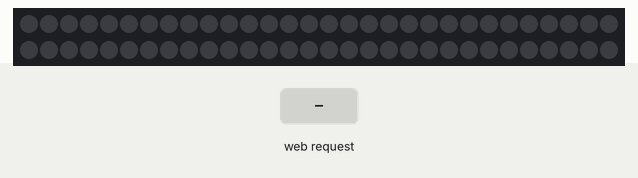
Simulated run of this program. Board: ESP32. Shown: 60 RGB LEDs in strip order, left to right, continuing on the next row. The inputs (shaded band) are chosen by the test bench. Dim RGB values are drawn brighter than linear; WiFi joins after 1.5 s; servers stay silent unless stated; storage starts empty; what the program prints to the serial monitor is not drawn.

Above: at 2.7 s.
2.8 s: HTTP request GET /update?color=120&brightness=120 received
At 3.2 s:
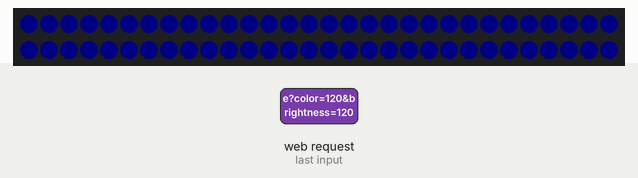
4.3 s: HTTP request GET /update received
At 5.5 s:
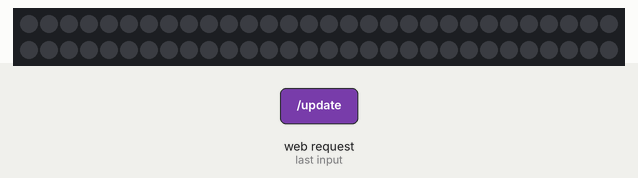
Timing chart, 0 to 7.3 s (numbered marks = the images above; inputs shaded):
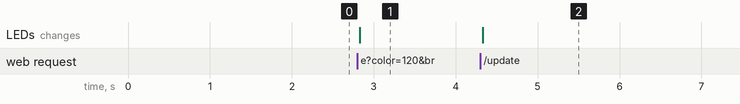

The program:

main.cpp
```cpp
#include <Arduino.h>
#include <SPIFFS.h>
#include <WiFi.h>
#include <AsyncTCP.h>
#include <ESPAsyncWebServer.h>
#include <ArduinoJson.h>
#include <Adafruit_NeoPixel.h>

#define LED_PIN 13      // SK6812 데이터 핀 연결될 ESP32 GPIO 번호
#define NUM_LEDS 60     // LED 개수 (나중에 실제 길이에 맞게 조정)

// NEO_GRBW: 데이터 순서가 G-R-B-W (스펙시트에서 확인한 색상 순서)
// NEO_KHZ800: SK6812가 사용하는 통신 속도 (800kHz)
Adafruit_NeoPixel strip(NUM_LEDS, LED_PIN, NEO_GRBW + NEO_KHZ800);

const char* ssid = "BELL601";
const char* password = "239FA1322CDE";
AsyncWebServer server(80);

void setup() {
  Serial.begin(115200);
  WiFi.begin(ssid, password);

  strip.begin();   // LED 스트립 통신 시작
  strip.show();    // 모든 LED를 꺼진 상태로 초기화 (초기 노이즈 방지)

  Serial.print("Connecting to WiFi");
  while (WiFi.status() != WL_CONNECTED) {
    delay(500);
    Serial.print(".");
  }

  Serial.println("\nConnection complete!");
  Serial.print("IP address: ");
  Serial.println(WiFi.localIP());

  // SPIFFS 초기화 - 실패하면 시리얼 모니터에 에러 출력
  if (!SPIFFS.begin(true)) {
    Serial.println("SPIFFS Initialization Failed!");
    return;
  }
  Serial.println("SPIFFS Initialization Successful!");

    // 텍스트 대신 data/index.html 파일을 브라우저에 보내줌
      server.on("/", HTTP_GET, [](AsyncWebServerRequest *request){
      request->send(SPIFFS, "/index.html", "text/html");
      });

      server.on("/update", HTTP_GET, [](AsyncWebServerRequest *request){
      String color = "";
      String brightness = "";

      if (request->hasParam("color")) {
        color = request->getParam("color")->value();
      }
      if (request->hasParam("brightness")) {
        brightness = request->getParam("brightness")->value();
      }

      Serial.print("Color: " + color + ", Brightness: " + brightness);
      request->send(200, "text/plain", "Color: " + color + ", Brightness: " + brightness);

      // HTML color input은 "#ff0000" 형식으로 옴 - # 떼고 16진수 파싱해야 함
      // strtol(문자열, NULL, 16) = 16진수 문자열을 숫자로 변환
      long colorValue = strtol(color.substring(1).c_str(), NULL, 16);
      uint8_t r = (colorValue >> 16) & 0xFF;  // 앞 8비트 = Red
      uint8_t g = (colorValue >> 8) & 0xFF;   // 중간 8비트 = Green
      uint8_t b = colorValue & 0xFF;          // 뒤 8비트 = Blue

      int brightVal = brightness.toInt();  // "50" 같은 문자열을 숫자로 변환
      strip.setBrightness(map(brightVal, 0, 100, 0, 255));  // 슬라이더 0~100을 LED 밝기 0~255로 변환

      // 모든 LED에 같은 색 적용 (W는 0으로 - 일단 RGB만 사용)
      for (int i = 0; i < NUM_LEDS; i++) {
      strip.setPixelColor(i, strip.Color(r, g, b, 0));
      }
      strip.show();  // 실제로 LED에 신호 보내서 반영
      });
      // 서버 시작 - 이 줄 이후부터 브라우저 접속 가능
    server.begin();
    Serial.println("web server started");
}

void loop() {

}
```

Measured:
- after the input at 2.8 s, the LEDs: change at once (image 1)
- after the input at 4.3 s, the LEDs: change at once (image 2)
